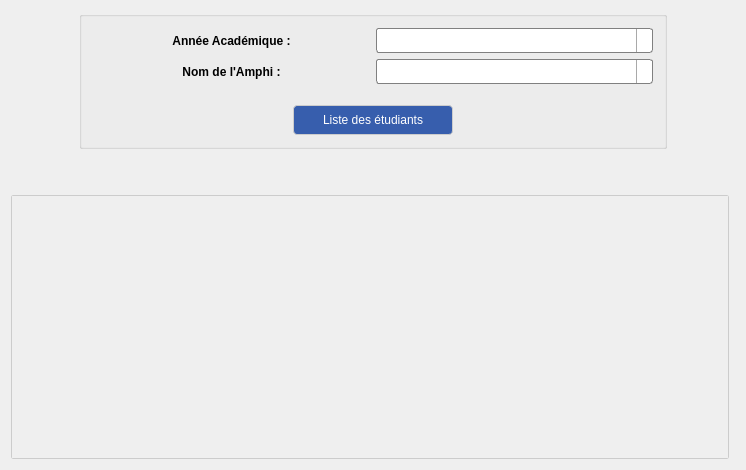
<?xml version="1.0" encoding="UTF-8"?>
<ui version="4.0">
 <class>FenetreVoirListeEtudiant</class>
 <widget class="QWidget" name="FenetreVoirListeEtudiant">
  <property name="geometry">
   <rect>
    <x>0</x>
    <y>0</y>
    <width>746</width>
    <height>470</height>
   </rect>
  </property>
  <property name="windowTitle">
   <string>FenetreVoirListeEtudiant</string>
  </property>
  <property name="styleSheet">
   <string notr="true">QPushButton#boutonVoirListeEtudiant {
	font: 75 14pt &quot;Tw Cen MT&quot;;
	border: 1px solid #ccc;
	border-radius: 4px;
	background-color: rgb(55, 94, 173);
	color: #fff;
}

QPushButton#boutonVoirListeEtudiant:hover {
	background-color: rgb(47, 80, 147);
}

QMessageBox { 
	font-size: 15px;
 }

labelResultat{
	background-color: #fff;
}

QLabel {
	font: 75 10pt &quot;MS Shell Dlg 2&quot;;
	font-weight: bold;
	text-align: center;
}

QComboBox {
     border: 1px solid gray;
     border-radius: 3px;
     padding: 1px 18px 1px 3px;
     min-width: 6em;
 }
 
 QComboBox:editable {
     background: white;
 }
 
 QComboBox:!editable, QComboBox::drop-down:editable {
      background: qlineargradient(x1: 0, y1: 0, x2: 0, y2: 1,
                                  stop: 0 #E1E1E1, stop: 0.4 #DDDDDD,
                                  stop: 0.5 #D8D8D8, stop: 1.0 #D3D3D3);
 }

 QComboBox:!editable:on, QComboBox::drop-down:editable:on {
     background: qlineargradient(x1: 0, y1: 0, x2: 0, y2: 1,
                                 stop: 0 #D3D3D3, stop: 0.4 #D8D8D8,
                                 stop: 0.5 #DDDDDD, stop: 1.0 #E1E1E1);
 }
 
 QComboBox:on {
     padding-top: 3px;
     padding-left: 4px;
 }
 
 QComboBox::drop-down {
     subcontrol-origin: padding;
     subcontrol-position: top right;
     width: 15px;
 
     border-left-width: 1px;
     border-left-color: darkgray;
     border-left-style: solid;
     border-top-right-radius: 3px;
     border-bottom-right-radius: 3px;
 }

 QComboBox::down-arrow {
     image: url(:/imgs/images/flecheBas.png);
	 width: 10px;
 }

 QComboBox QAbstractItemView {
     border: 2px solid darkgray;
     selection-background-color: #394da7;
 }

QLabel#labelResultat {
	background-color: #fff;
	border: 1px solid #ccc;
	border-radius: 2px;
}

QScrollArea{	
	background-color: #fff;
	border: 1px solid #ccc;
	border-radius: 2px;
}</string>
  </property>
  <layout class="QGridLayout" name="gridLayout">
   <item row="0" column="0" colspan="2">
    <layout class="QHBoxLayout" name="horizontalLayout_5">
     <item>
      <spacer name="horizontalSpacerGauche">
       <property name="orientation">
        <enum>Qt::Horizontal</enum>
       </property>
       <property name="sizeType">
        <enum>QSizePolicy::MinimumExpanding</enum>
       </property>
       <property name="sizeHint" stdset="0">
        <size>
         <width>50</width>
         <height>20</height>
        </size>
       </property>
      </spacer>
     </item>
     <item>
      <widget class="QGroupBox" name="groupBox">
       <property name="maximumSize">
        <size>
         <width>16777215</width>
         <height>200</height>
        </size>
       </property>
       <property name="title">
        <string/>
       </property>
       <layout class="QVBoxLayout" name="verticalLayout_3">
        <item>
         <layout class="QVBoxLayout" name="verticalLayout_2">
          <item>
           <layout class="QVBoxLayout" name="verticalLayout">
            <item>
             <layout class="QHBoxLayout" name="horizontalLayout">
              <item>
               <widget class="QLabel" name="labelAnneeAcademique">
                <property name="text">
                 <string>Année Académique :</string>
                </property>
                <property name="alignment">
                 <set>Qt::AlignCenter</set>
                </property>
               </widget>
              </item>
              <item>
               <widget class="QComboBox" name="comboBoxAnneeAcademique">
                <property name="minimumSize">
                 <size>
                  <width>101</width>
                  <height>25</height>
                 </size>
                </property>
                <property name="maximumSize">
                 <size>
                  <width>16777215</width>
                  <height>16777215</height>
                 </size>
                </property>
                <property name="editable">
                 <bool>true</bool>
                </property>
                <property name="insertPolicy">
                 <enum>QComboBox::InsertAlphabetically</enum>
                </property>
               </widget>
              </item>
             </layout>
            </item>
            <item>
             <layout class="QHBoxLayout" name="horizontalLayout_2">
              <item>
               <widget class="QLabel" name="labelNomAmphi">
                <property name="text">
                 <string>Nom de l'Amphi :</string>
                </property>
                <property name="alignment">
                 <set>Qt::AlignCenter</set>
                </property>
               </widget>
              </item>
              <item>
               <widget class="QComboBox" name="comboBoxNomAmphi">
                <property name="minimumSize">
                 <size>
                  <width>101</width>
                  <height>25</height>
                 </size>
                </property>
                <property name="maximumSize">
                 <size>
                  <width>16777215</width>
                  <height>16777215</height>
                 </size>
                </property>
                <property name="editable">
                 <bool>true</bool>
                </property>
                <property name="insertPolicy">
                 <enum>QComboBox::InsertAlphabetically</enum>
                </property>
               </widget>
              </item>
             </layout>
            </item>
            <item>
             <layout class="QHBoxLayout" name="horizontalLayout_3"/>
            </item>
           </layout>
          </item>
          <item>
           <spacer name="verticalSpacerGroupBox">
            <property name="orientation">
             <enum>Qt::Vertical</enum>
            </property>
            <property name="sizeType">
             <enum>QSizePolicy::Minimum</enum>
            </property>
            <property name="sizeHint" stdset="0">
             <size>
              <width>20</width>
              <height>15</height>
             </size>
            </property>
           </spacer>
          </item>
          <item>
           <layout class="QHBoxLayout" name="horizontalLayout_4">
            <item>
             <spacer name="horizontalSpacerGroupBoxGauche">
              <property name="orientation">
               <enum>Qt::Horizontal</enum>
              </property>
              <property name="sizeType">
               <enum>QSizePolicy::Maximum</enum>
              </property>
              <property name="sizeHint" stdset="0">
               <size>
                <width>200</width>
                <height>20</height>
               </size>
              </property>
             </spacer>
            </item>
            <item>
             <widget class="QPushButton" name="boutonVoirListeEtudiant">
              <property name="minimumSize">
               <size>
                <width>160</width>
                <height>30</height>
               </size>
              </property>
              <property name="maximumSize">
               <size>
                <width>173</width>
                <height>16777215</height>
               </size>
              </property>
              <property name="text">
               <string>Liste des étudiants</string>
              </property>
             </widget>
            </item>
            <item>
             <spacer name="horizontalSpacerGroupBoxDroit">
              <property name="orientation">
               <enum>Qt::Horizontal</enum>
              </property>
              <property name="sizeType">
               <enum>QSizePolicy::Maximum</enum>
              </property>
              <property name="sizeHint" stdset="0">
               <size>
                <width>200</width>
                <height>20</height>
               </size>
              </property>
             </spacer>
            </item>
           </layout>
          </item>
         </layout>
        </item>
       </layout>
      </widget>
     </item>
     <item>
      <spacer name="horizontalSpacerDroit">
       <property name="orientation">
        <enum>Qt::Horizontal</enum>
       </property>
       <property name="sizeType">
        <enum>QSizePolicy::MinimumExpanding</enum>
       </property>
       <property name="sizeHint" stdset="0">
        <size>
         <width>50</width>
         <height>20</height>
        </size>
       </property>
      </spacer>
     </item>
    </layout>
   </item>
   <item row="2" column="0">
    <widget class="QScrollArea" name="scrollArea">
     <property name="verticalScrollBarPolicy">
      <enum>Qt::ScrollBarAsNeeded</enum>
     </property>
     <property name="horizontalScrollBarPolicy">
      <enum>Qt::ScrollBarAsNeeded</enum>
     </property>
     <property name="widgetResizable">
      <bool>true</bool>
     </property>
     <property name="alignment">
      <set>Qt::AlignCenter</set>
     </property>
     <widget class="QWidget" name="scrollAreaWidgetContents">
      <property name="geometry">
       <rect>
        <x>0</x>
        <y>0</y>
        <width>720</width>
        <height>245</height>
       </rect>
      </property>
      <layout class="QGridLayout" name="gridLayout_2">
       <item row="0" column="3">
        <widget class="QLabel" name="labelDateNaissance">
         <property name="text">
          <string/>
         </property>
         <property name="alignment">
          <set>Qt::AlignCenter</set>
         </property>
        </widget>
       </item>
       <item row="0" column="1">
        <widget class="QLabel" name="labelNom">
         <property name="text">
          <string/>
         </property>
         <property name="alignment">
          <set>Qt::AlignCenter</set>
         </property>
        </widget>
       </item>
       <item row="0" column="4">
        <widget class="QLabel" name="labelAnneAcademique">
         <property name="text">
          <string/>
         </property>
         <property name="alignment">
          <set>Qt::AlignCenter</set>
         </property>
        </widget>
       </item>
       <item row="0" column="2">
        <widget class="QLabel" name="labelPrenom">
         <property name="text">
          <string/>
         </property>
         <property name="alignment">
          <set>Qt::AlignCenter</set>
         </property>
        </widget>
       </item>
       <item row="0" column="0">
        <widget class="QLabel" name="labelMatricule">
         <property name="text">
          <string/>
         </property>
         <property name="alignment">
          <set>Qt::AlignCenter</set>
         </property>
        </widget>
       </item>
       <item row="0" column="5">
        <widget class="QLabel" name="labelAmphi">
         <property name="text">
          <string/>
         </property>
         <property name="textFormat">
          <enum>Qt::PlainText</enum>
         </property>
         <property name="alignment">
          <set>Qt::AlignCenter</set>
         </property>
        </widget>
       </item>
      </layout>
     </widget>
    </widget>
   </item>
   <item row="1" column="0">
    <spacer name="verticalSpacer">
     <property name="orientation">
      <enum>Qt::Vertical</enum>
     </property>
     <property name="sizeType">
      <enum>QSizePolicy::Maximum</enum>
     </property>
     <property name="sizeHint" stdset="0">
      <size>
       <width>20</width>
       <height>40</height>
      </size>
     </property>
    </spacer>
   </item>
  </layout>
 </widget>
 <layoutdefault spacing="6" margin="11"/>
 <resources/>
 <connections/>
</ui>
